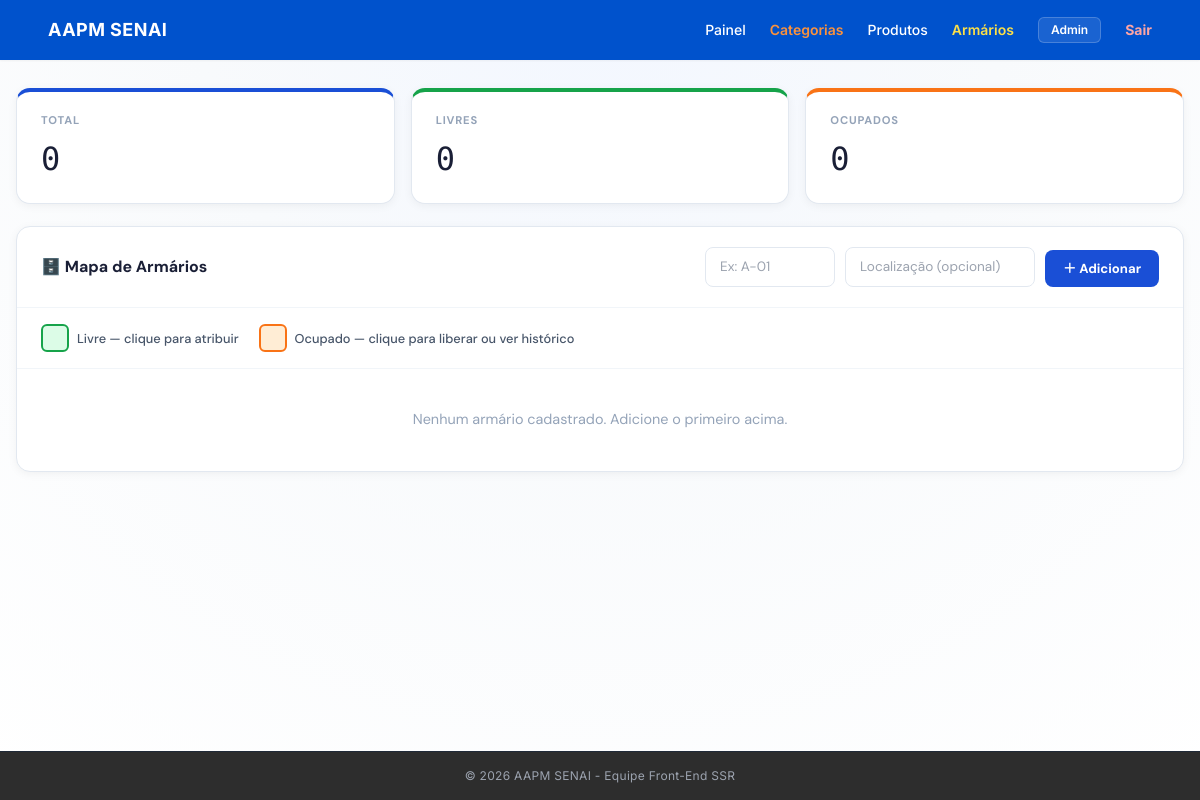
Before: /armarios/ (signed in) with the older database file.
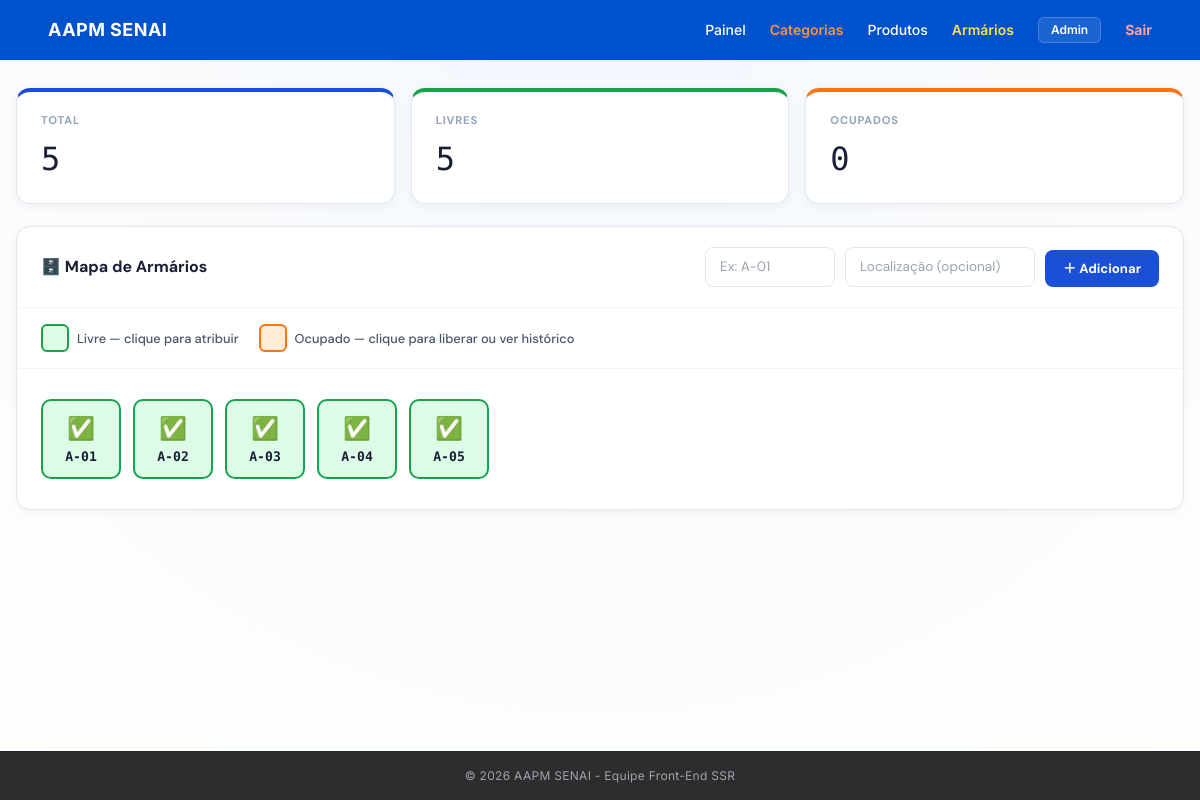
After: the same page with the newer database file.
### app/models/armario_model.py (models this page shows)
class Armario(Base):
    __tablename__ = "armarios"
    id            = Column(Integer, primary_key=True, autoincrement=True, index=True)
    numero        = Column(String(20), nullable=False, unique=True, index=True)
    localizacao   = Column(String(100), nullable=True)   # ex: "Bloco A - 2º andar"
    ocupado       = Column(Boolean, default=False)
    ativo         = Column(Boolean, default=True)
    usuario_id    = Column(Integer, ForeignKey("usuarios.id", ondelete="SET NULL"), nullable=True)
    usuario       = relationship("Usuario", foreign_keys=[usuario_id])
    atribuido_em  = Column(DateTime, nullable=True)
    criado_em     = Column(DateTime, server_default=func.now())
    historico     = relationship("ArmarioHistorico", back_populates="armario", cascade="all, delete-orphan")

### app/controllers/armario_controller.py (the view)
@router.get("/")
def listar_armarios(
    request: Request,
    payload=Depends(require_admin),
    db: Session = Depends(get_db)
):
    usuario  = _usuario_obj(payload)
    armarios = (
        db.query(Armario)
        .filter(Armario.ativo == True)
        .order_by(Armario.numero)
        .all()
    )
    usuarios = db.query(Usuario).filter(Usuario.ativo == True).all()
    total      = len(armarios)
    ocupados   = sum(1 for a in armarios if a.ocupado)
    livres     = total - ocupados
    return templates.TemplateResponse(
        request=request,
        name="armarios/index.html",
        context={
            "request":  request,
            "usuario":  usuario,
            "armarios": armarios,
            "usuarios": usuarios,
            "total":    total,
            "ocupados": ocupados,
            "livres":   livres,
        }
    )

### app/templates/armarios/index.html (shortened to what this page needs)
{% extends "base.html" %}
{% block conteudo %}
<div class="arm-wrap">
  {% set q = request.query_params %}
  <div class="stats-row">
    <div class="stat-card blue">
      <div class="stat-label">Total</div>
      <div class="stat-value">{{ total }}</div>
    </div>
    <div class="stat-card green">
      <div class="stat-label">Livres</div>
      <div class="stat-value">{{ livres }}</div>
    </div>
    <div class="stat-card orange">
      <div class="stat-label">Ocupados</div>
      <div class="stat-value">{{ ocupados }}</div>
    </div>
  </div>
  <div class="panel">
    <div class="panel-header">
      <span class="panel-title">🗄️ Mapa de Armários</span>
      <form method="post" action="/armarios/novo" class="form-novo">
        <input type="text" name="numero"      placeholder="Ex: A-01" required>
        <input type="text" name="localizacao" placeholder="Localização (opcional)">
        <button type="submit" class="btn btn-blue">＋ Adicionar</button>
      </form>
    </div>
    <div class="legenda">
      <div class="leg-item"><div class="leg-box leg-livre"></div> Livre — clique para atribuir</div>
      <div class="leg-item"><div class="leg-box leg-ocupado"></div> Ocupado — clique para liberar ou ver histórico</div>
    </div>
    {% if armarios %}
    <div class="mapa-container">
      <div class="mapa-grid">
        {% for a in armarios %}
        <div class="arm-slot {{ 'ocupado' if a.ocupado else 'livre' }}"
             onclick="abrirModal(
               {{ a.id }},
               '{{ a.numero }}',
               {{ 'true' if a.ocupado else 'false' }},
               '{{ a.usuario.nome if a.ocupado and a.usuario else '' }}',
               '{{ a.localizacao or '' }}'
             )">
          <div class="arm-ico">{{ '🔒' if a.ocupado else '✅' }}</div>
          <div class="arm-num">{{ a.numero }}</div>
        </div>
        {% endfor %}
      </div>
    </div>
    {% else %}
    <div class="empty-msg">Nenhum armário cadastrado. Adicione o primeiro acima.</div>
    {% endif %}
  </div>
</div>
{% endblock conteudo %}

### app/templates/base.html (shortened to what this page needs)
<!DOCTYPE html>
<html lang="pt-br" class="h-full">
<head>
    <script src="https://cdn.tailwindcss.com"></script>
    <link rel="stylesheet" href="https://cdnjs.cloudflare.com/ajax/libs/font-awesome/6.4.0/css/all.min.css">
    <link rel="stylesheet" href="/static/css/style.css">
</head>
<body class="bg-gray-50 text-gray-900 min-h-screen flex flex-col">
    <nav class="w-full bg-[#0052cc] text-white px-6 md:px-12 py-4 flex justify-between items-center shadow-sm">
        <div class="text-lg font-bold tracking-wide">
            AAPM SENAI
        </div>
        <div class="flex items-center space-x-6 text-sm font-medium">
            {% if usuario %}
                <a href="/dashboard" class="hover:text-gray-200 transition">
                    Painel
                </a>
                {% if usuario.role == 'ADMIN' %}
                    <a href="/categorias" class="text-orange-400 hover:text-orange-300 font-semibold transition">
                        Categorias
                    </a>
                {% endif %}
                <a href="/produtos" class="hover:text-gray-200 transition">
                    Produtos
                </a>
                {% if usuario.role == 'ADMIN' %}
                    <a href="/armarios/" class="text-yellow-300 hover:text-yellow-200 font-semibold transition">
                        Armários
                    </a>
                {% endif %}
                <span class="bg-white/10 border border-white/20 px-3 py-1 rounded-md text-xs font-semibold">
                    {{ usuario.nome }}
                </span>
                <a href="/auth/logout" class="text-red-300 hover:text-red-400 font-bold transition">
                    Sair
                </a>
            {% else %}
                <a href="/auth/login"
                   class="bg-orange-500 hover:bg-orange-600 text-white px-5 py-1.5 rounded font-semibold shadow-md transition">
                    Login
                </a>
            {% endif %}
        </div>
    </nav>
    <main class="flex-grow px-4 pt-2 pb-4">
        <div class="w-full max-w-7xl mx-auto">
            {% block conteudo %}{% endblock %}
        </div>
    </main>
    <footer class="bg-[#2d2d2d] text-gray-400 text-center py-4 text-xs tracking-wide border-t border-gray-800">
        <p>&copy; 2026 AAPM SENAI - Equipe Front-End SSR</p>
    </footer>
</body>
</html>

### app/static/css/style.css (style rules this page uses)
body { font-family: 'Inter', sans-serif; background: radial-gradient(circle at top, #f3f7ff 0%, #f8fafc 40%, #ffffff 100%); margin: 0; min-height: 100vh; }

### app/templates/base.html (style rules this page uses)
body { font-family: 'Inter', sans-serif; }

### app/templates/armarios/index.html (style rules this page uses)
.arm-wrap { font-family:'DM Sans',sans-serif; display:flex; flex-direction:column; gap:22px; padding-top:20px; }
.stats-row { display:grid; grid-template-columns:repeat(3,1fr); gap:16px; }
.stat-card { background:#fff; border-radius:14px; padding:20px 24px; border:1px solid #e2e8f0; border-top:4px solid transparent; box-shadow:0 2px 10px rgba(0,0,0,.05); }
.stat-card.blue { border-top-color:#1a4fd6; }
.stat-card.green { border-top-color:#16a34a; }
.stat-card.orange { border-top-color:#f97316; }
.stat-label { font-size:.7rem; font-weight:700; color:#94a3b8; text-transform:uppercase; letter-spacing:.8px; }
.stat-value { font-family:'DM Mono',monospace; font-size:2rem; font-weight:500; color:#1a1f36; margin:6px 0 0; }
.panel { background:#fff; border-radius:14px; border:1px solid #e2e8f0; box-shadow:0 2px 10px rgba(0,0,0,.05); overflow:hidden; }
.panel-header { padding:20px 24px; border-bottom:1px solid #f1f5f9; display:flex; align-items:center; justify-content:space-between; gap:12px; flex-wrap:wrap; }
.panel-title { font-size:1rem; font-weight:700; color:#1a1f36; }
.form-novo { display:flex; gap:10px; flex-wrap:wrap; align-items:flex-end; }
.form-novo input { padding:9px 14px; border:1.5px solid #e2e8f0; border-radius:8px; font-size:.85rem; font-family:'DM Sans',sans-serif; outline:none; transition:border-color .15s; }
.form-novo input[name="numero"] { width:130px; }
.form-novo input[name="localizacao"] { width:190px; }
.btn { padding:9px 18px; border-radius:8px; font-size:.82rem; font-weight:700; border:none; cursor:pointer; text-decoration:none; display:inline-flex; align-items:center; gap:6px; transition:opacity .15s, transform .12s; font-family:'DM Sans',sans-serif; }
.btn-blue { background:#1a4fd6; color:#fff; }
.legenda { display:flex; align-items:center; gap:20px; padding:16px 24px; border-bottom:1px solid #f1f5f9; flex-wrap:wrap; }
.leg-item { display:flex; align-items:center; gap:8px; font-size:.8rem; color:#475569; font-weight:500; }
.leg-box { width:28px; height:28px; border-radius:6px; }
.leg-livre { background:#dcfce7; border:2px solid #16a34a; }
.leg-ocupado { background:#ffedd5; border:2px solid #f97316; }
.mapa-container { padding:30px 24px; }
.mapa-grid { display:flex; flex-wrap:wrap; gap:12px; }
.arm-slot { width:80px; height:80px; border-radius:10px; display:flex; flex-direction:column; align-items:center; justify-content:center; cursor:pointer; border:2px solid transparent; transition:transform .15s, box-shadow .15s; position:relative; user-select:none; }
.arm-slot.livre { background:#dcfce7; border-color:#16a34a; }
.arm-slot .arm-num { font-family:'DM Mono',monospace; font-size:.82rem; font-weight:600; color:#1a1f36; }
.arm-slot .arm-ico { font-size:1.4rem; margin-bottom:2px; }

Changed rows visible on the page:
added Armario: ocupado "✅", numero "A-01"
added Armario: ocupado "✅", numero "A-02"
added Armario: ocupado "✅", numero "A-03"
added Armario: ocupado "✅", numero "A-04"
added Armario: ocupado "✅", numero "A-05"
Other visible differences:
{{ total }}: "0" → "5"
{{ livres }}: "0" → "5"
text no longer shown: "Nenhum armário cadastrado. Adicione o primeiro acima."
